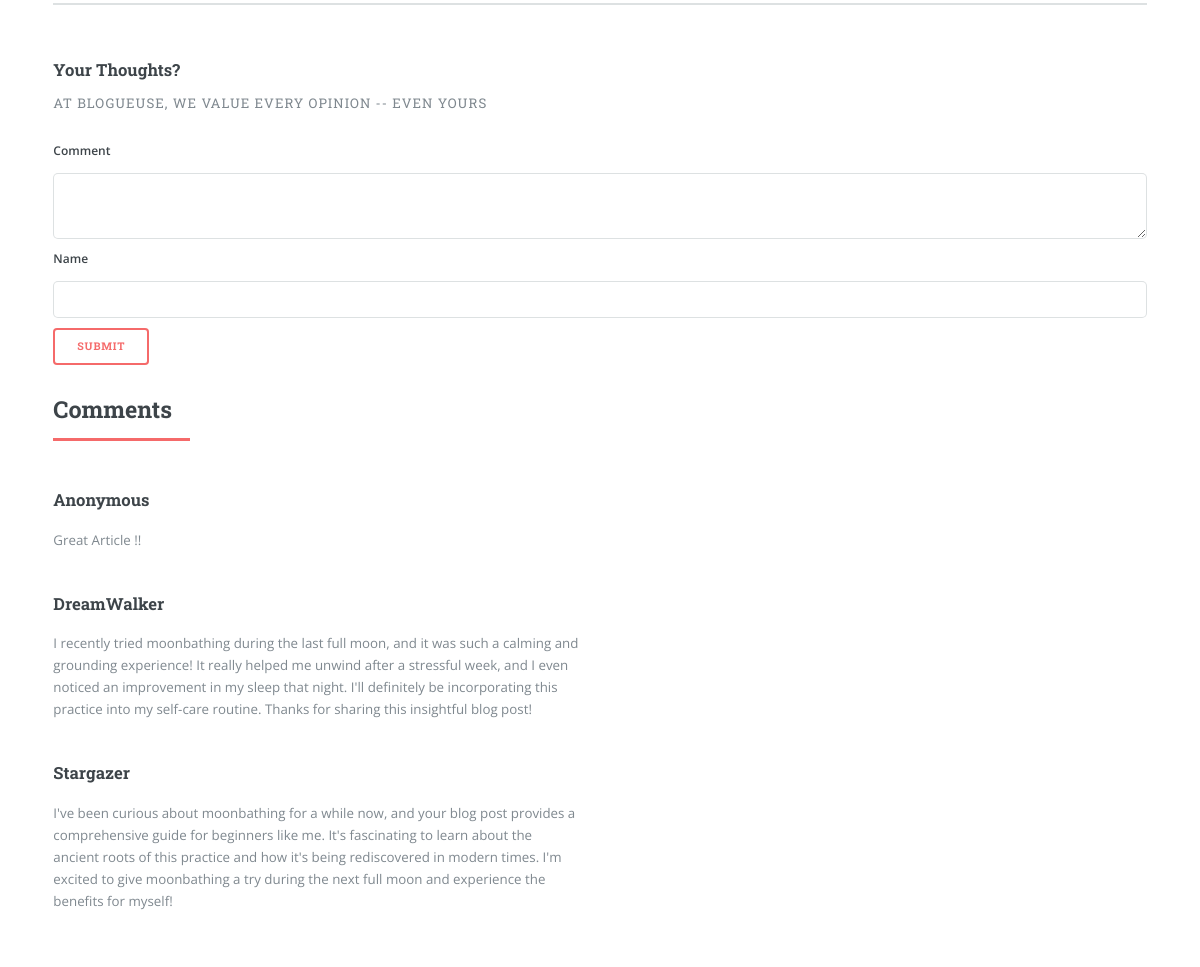
Before: /posts/16 (lower part) with the older database file.
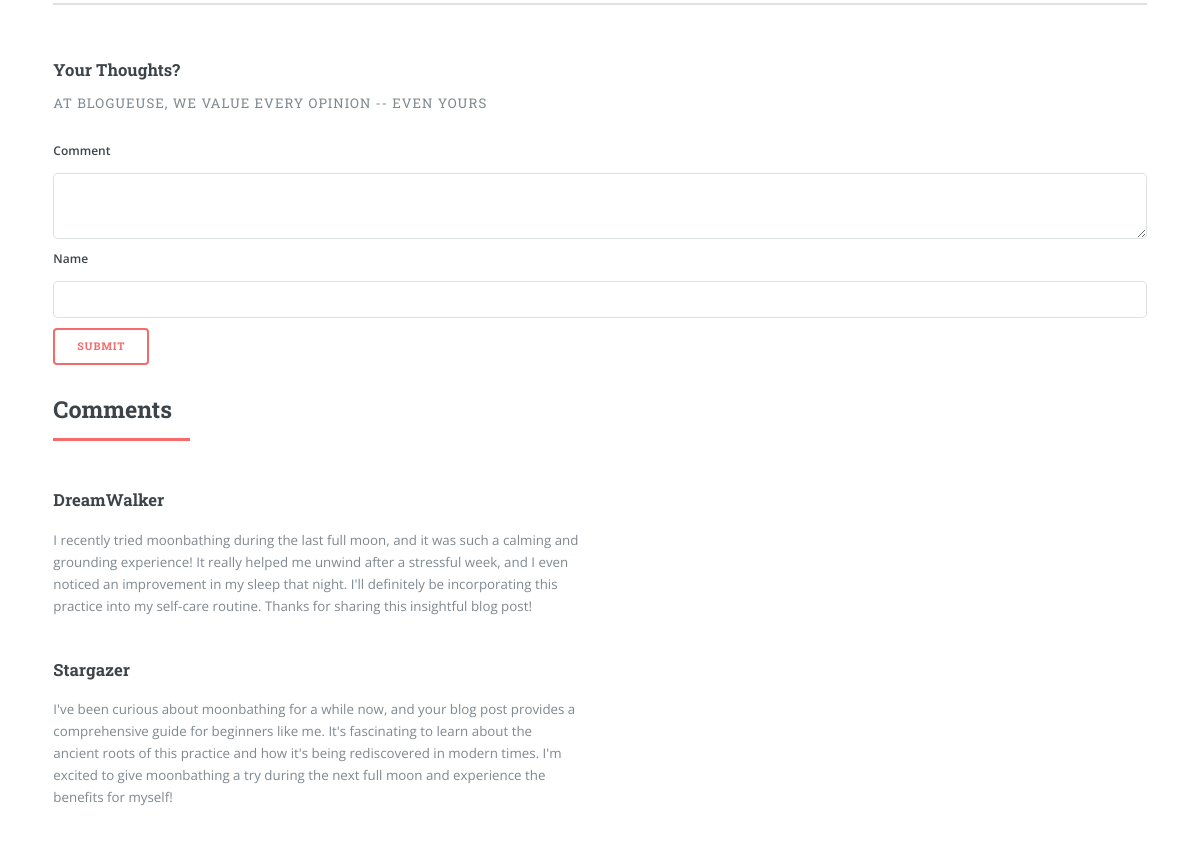
After: the same page with the newer database file.
### tables this page shows
CREATE TABLE Comment (
        id INTEGER PRIMARY KEY,
        postid INTEGER,
        author TEXT NOT NULL,
        content TEXT NOT NULL,
        created_utc INTEGER NOT NULL,
        FOREIGN KEY (postid) REFERENCES Post (id)
    );

### controllers/post.py (the view, shortened to what this page needs)
@post_blueprint.route('/posts/<int:post_id>', methods=['GET', 'POST'])
def show_post(post_id):
    form = CommentForm()
    form.post_id.data = post_id
    searchform = SearchForm()
    spotlight = get_spotlight_posts()
    selectedpost = BusinessLogicLayer.businesslogic.getposts(post_id)
    if not selectedpost:
        abort(404, "Sorry, we couldn't find the post you requested.")
    comments = BusinessLogicLayer.businesslogic.get_comments_by_post_id(post_id)
    selectedpost.addcomments(comments)
    return render_template('/postdetail.html', post=selectedpost, form=form, spotlight_topic = spotlight['topic'].name, spotlight_posts = spotlight['posts'],  searchform = searchform)

### forms.py
class CommentForm(FlaskForm):
    post_id = HiddenField('Post ID', validators=[DataRequired()])
    comment = TextAreaField('Comment', validators=[DataRequired(), Length(max=500), NoProfanity()])
    name = StringField('Name', validators=[Optional(), Length(max=50)])

class SearchForm(FlaskForm):
    query = StringField('Search', validators=[DataRequired(), Length(max=100)])
    submit = SubmitField('Search')

### BusinessLogicLayer/businesslogic.py (called while the page is built)
def populate_post_tags_and_author(post):
    tags = []
    posttags = DataAccessLayer.dataaccess.get_post_tags_by_postid(post.id)
    for posttag in posttags:
        tagid = int(posttag['tagid'])
        tag = DataAccessLayer.dataaccess.get_tags_by_id(tagid)
        tags.append(tag)
    post.addtags(tags)
    author = DataAccessLayer.dataaccess.get_authors(post.authorid)
    post.addauthor(author)

def getposts(id=None):
    posts = DataAccessLayer.dataaccess.get_posts(id)
    if(id):
        populate_post_tags_and_author(posts)
    else:
        for post in posts:
            populate_post_tags_and_author(post)
    return posts

def gettags(tagid=None):
    return DataAccessLayer.dataaccess.get_tags_by_id(tagid)

### models/Post.py (called while the page is built)
    def addtags(self, tags):
        self.tags = tags

### templates/postdetail.html (shortened to what this page needs)
<!DOCTYPE HTML>
<html>
<head>
	<link rel="stylesheet" href="{{ url_for('static', filename='assets/css/main.css') }}" />
	<link rel="stylesheet" href="{{ url_for('static', filename='csscustom/style.css') }}" />
</head>
<body class="is-preload">
	<div id="wrapper">
		<div id="main">
			<div class="inner">
				<section>
					<header>
						<h3>Your Thoughts?</h3>
						<p>At Blogueuse, we value every opinion -- even yours</p>
					</header>
					<section id="comment-form" class="alt">
						<form method="post" action="{{ url_for('post.show_post', post_id=post.id) }}">
							{{ form.comment.label }} {{ form.comment() }}
							{{ form.name.label(class_="field-name", style="padding-top: 10px;") }} {{ form.name(class_="field-name-box") }}
							<input type="submit" value="Submit" style="margin-top: 10px;">
						</form>
					</section>
					<header class="major">
						<h2>Comments</h2>
					</header>
					<div class="features">
						{% for comment in post.comments %}
						<article>
							<div class="content">
								<h3>{{comment.author}}</h3>
								<p>{{comment.content}}</p>
							</div>
						</article>
						<article></article>
						{% endfor %}
					</div>
				</section>
			</div>
		</div>
	</div>
</body>
</html>

Changed rows visible on the page:
removed Comment: author "Anonymous", content "Great Article !!"
